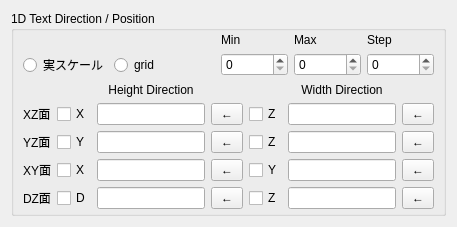
            <widget class="QWidget" name="tab_2">
             <attribute name="title">
              <string>1D Text Setting</string>
             </attribute>
             <layout class="QGridLayout" name="gridLayout_16">
              <item row="1" column="0">
               <spacer name="verticalSpacer">
                <property name="orientation">
                 <enum>Qt::Vertical</enum>
                </property>
                <property name="sizeHint" stdset="0">
                 <size>
                  <width>20</width>
                  <height>0</height>
                 </size>
                </property>
               </spacer>
              </item>
              <item row="0" column="0">
               <widget class="QGroupBox" name="groupBox_1d_text_direction">
                <property name="title">
                 <string>1D Text Direction / Position</string>
                </property>
                <layout class="QGridLayout" name="gridLayout_13">
                 <property name="topMargin">
                  <number>2</number>
                 </property>
                 <property name="bottomMargin">
                  <number>4</number>
                 </property>
                 <item row="0" column="0">
                  <layout class="QGridLayout" name="gridLayout_9">
                   <item row="3" column="1">
                    <widget class="QCheckBox" name="checkBox_1d_yz_y">
                     <property name="text">
                      <string>Y</string>
                     </property>
                    </widget>
                   </item>
                   <item row="4" column="4">
                    <widget class="QCheckBox" name="checkBox_1d_xy_y">
                     <property name="text">
                      <string>Y</string>
                     </property>
                    </widget>
                   </item>
                   <item row="2" column="5">
                    <widget class="QLineEdit" name="le_1d_xz_z">
                     <property name="sizePolicy">
                      <sizepolicy hsizetype="MinimumExpanding" vsizetype="Fixed">
                       <horstretch>0</horstretch>
                       <verstretch>0</verstretch>
                      </sizepolicy>
                     </property>
                     <property name="clearButtonEnabled">
                      <bool>true</bool>
                     </property>
                    </widget>
                   </item>
                   <item row="2" column="3">
                    <widget class="QPushButton" name="pb_add_1d_xz_x">
                     <property name="sizePolicy">
                      <sizepolicy hsizetype="Minimum" vsizetype="Preferred">
                       <horstretch>0</horstretch>
                       <verstretch>0</verstretch>
                      </sizepolicy>
                     </property>
                     <property name="styleSheet">
                      <string notr="true">padding-left: 9px; padding-right: 9px</string>
                     </property>
                     <property name="text">
                      <string>←</string>
                     </property>
                    </widget>
                   </item>
                   <item row="4" column="5">
                    <widget class="QLineEdit" name="le_1d_xy_y">
                     <property name="sizePolicy">
                      <sizepolicy hsizetype="MinimumExpanding" vsizetype="Fixed">
                       <horstretch>0</horstretch>
                       <verstretch>0</verstretch>
                      </sizepolicy>
                     </property>
                     <property name="clearButtonEnabled">
                      <bool>true</bool>
                     </property>
                    </widget>
                   </item>
                   <item row="5" column="6">
                    <widget class="QPushButton" name="pb_add_1d_dz_z">
                     <property name="sizePolicy">
                      <sizepolicy hsizetype="Minimum" vsizetype="Preferred">
                       <horstretch>0</horstretch>
                       <verstretch>0</verstretch>
                      </sizepolicy>
                     </property>
                     <property name="styleSheet">
                      <string notr="true">padding-left: 9px; padding-right: 9px</string>
                     </property>
                     <property name="text">
                      <string>←</string>
                     </property>
                    </widget>
                   </item>
                   <item row="0" column="0" colspan="7">
                    <layout class="QGridLayout" name="gridLayout_12">
                     <item row="0" column="4">
                      <widget class="QLabel" name="label_10">
                       <property name="text">
                        <string>Min</string>
                       </property>
                      </widget>
                     </item>
                     <item row="1" column="2">
                      <widget class="QRadioButton" name="radioButton_1d_cell_scale">
                       <property name="text">
                        <string>grid</string>
                       </property>
                      </widget>
                     </item>
                     <item row="1" column="4">
                      <widget class="QDoubleSpinBox" name="sp_min_1d">
                       <property name="decimals">
                        <number>0</number>
                       </property>
                       <property name="maximum">
                        <double>1000000.000000000000000</double>
                       </property>
                      </widget>
                     </item>
                     <item row="1" column="1">
                      <widget class="QRadioButton" name="radioButton_1d_real_scale">
                       <property name="text">
                        <string>実スケール</string>
                       </property>
                      </widget>
                     </item>
                     <item row="1" column="5">
                      <widget class="QDoubleSpinBox" name="sp_max_1d">
                       <property name="decimals">
                        <number>0</number>
                       </property>
                       <property name="maximum">
                        <double>1000000.000000000000000</double>
                       </property>
                      </widget>
                     </item>
                     <item row="0" column="6">
                      <widget class="QLabel" name="label_12">
                       <property name="text">
                        <string>Step</string>
                       </property>
                      </widget>
                     </item>
                     <item row="1" column="6">
                      <widget class="QDoubleSpinBox" name="sp_step_1d">
                       <property name="decimals">
                        <number>0</number>
                       </property>
                       <property name="maximum">
                        <double>1000000.000000000000000</double>
                       </property>
                      </widget>
                     </item>
                     <item row="0" column="5">
                      <widget class="QLabel" name="label_11">
                       <property name="text">
                        <string>Max</string>
                       </property>
                      </widget>
                     </item>
                     <item row="1" column="3">
                      <spacer name="horizontalSpacer_4">
                       <property name="orientation">
                        <enum>Qt::Horizontal</enum>
                       </property>
                       <property name="sizeHint" stdset="0">
                        <size>
                         <width>40</width>
                         <height>20</height>
                        </size>
                       </property>
                      </spacer>
                     </item>
                    </layout>
                   </item>
                   <item row="3" column="4">
                    <widget class="QCheckBox" name="checkBox_1d_yz_z">
                     <property name="text">
                      <string>Z</string>
                     </property>
                    </widget>
                   </item>
                   <item row="4" column="2">
                    <widget class="QLineEdit" name="le_1d_xy_x">
                     <property name="sizePolicy">
                      <sizepolicy hsizetype="MinimumExpanding" vsizetype="Fixed">
                       <horstretch>0</horstretch>
                       <verstretch>0</verstretch>
                      </sizepolicy>
                     </property>
                     <property name="clearButtonEnabled">
                      <bool>true</bool>
                     </property>
                    </widget>
                   </item>
                   <item row="5" column="0">
                    <widget class="QLabel" name="label_1dz_d">
                     <property name="text">
                      <string>DZ面</string>
                     </property>
                    </widget>
                   </item>
                   <item row="3" column="6">
                    <widget class="QPushButton" name="pb_add_1d_yz_z">
                     <property name="sizePolicy">
                      <sizepolicy hsizetype="Minimum" vsizetype="Preferred">
                       <horstretch>0</horstretch>
                       <verstretch>0</verstretch>
                      </sizepolicy>
                     </property>
                     <property name="styleSheet">
                      <string notr="true">padding-left: 9px; padding-right: 9px</string>
                     </property>
                     <property name="text">
                      <string>←</string>
                     </property>
                    </widget>
                   </item>
                   <item row="5" column="5">
                    <widget class="QLineEdit" name="le_1d_dz_z">
                     <property name="sizePolicy">
                      <sizepolicy hsizetype="MinimumExpanding" vsizetype="Fixed">
                       <horstretch>0</horstretch>
                       <verstretch>0</verstretch>
                      </sizepolicy>
                     </property>
                     <property name="clearButtonEnabled">
                      <bool>true</bool>
                     </property>
                    </widget>
                   </item>
                   <item row="3" column="3">
                    <widget class="QPushButton" name="pb_add_1d_yz_y">
                     <property name="sizePolicy">
                      <sizepolicy hsizetype="Minimum" vsizetype="Preferred">
                       <horstretch>0</horstretch>
                       <verstretch>0</verstretch>
                      </sizepolicy>
                     </property>
                     <property name="styleSheet">
                      <string notr="true">padding-left: 9px; padding-right: 9px</string>
                     </property>
                     <property name="text">
                      <string>←</string>
                     </property>
                    </widget>
                   </item>
                   <item row="2" column="0">
                    <widget class="QLabel" name="label_1d_xz">
                     <property name="text">
                      <string>XZ面</string>
                     </property>
                    </widget>
                   </item>
                   <item row="4" column="3">
                    <widget class="QPushButton" name="pb_add_1d_xy_x">
                     <property name="sizePolicy">
                      <sizepolicy hsizetype="Minimum" vsizetype="Preferred">
                       <horstretch>0</horstretch>
                       <verstretch>0</verstretch>
                      </sizepolicy>
                     </property>
                     <property name="styleSheet">
                      <string notr="true">padding-left: 9px; padding-right: 9px</string>
                     </property>
                     <property name="text">
                      <string>←</string>
                     </property>
                    </widget>
                   </item>
                   <item row="3" column="0">
                    <widget class="QLabel" name="label_1d_yz">
                     <property name="text">
                      <string>YZ面</string>
                     </property>
                    </widget>
                   </item>
                   <item row="4" column="0">
                    <widget class="QLabel" name="label_1d_xy">
                     <property name="text">
                      <string>XY面</string>
                     </property>
                    </widget>
                   </item>
                   <item row="2" column="6">
                    <widget class="QPushButton" name="pb_add_1d_xz_z">
                     <property name="sizePolicy">
                      <sizepolicy hsizetype="Minimum" vsizetype="Preferred">
                       <horstretch>0</horstretch>
                       <verstretch>0</verstretch>
                      </sizepolicy>
                     </property>
                     <property name="styleSheet">
                      <string notr="true">padding-left: 9px; padding-right: 9px</string>
                     </property>
                     <property name="text">
                      <string>←</string>
                     </property>
                    </widget>
                   </item>
                   <item row="2" column="4">
                    <widget class="QCheckBox" name="checkBox_1d_xz_z">
                     <property name="text">
                      <string>Z</string>
                     </property>
                    </widget>
                   </item>
                   <item row="2" column="2">
                    <widget class="QLineEdit" name="le_1d_xz_x">
                     <property name="sizePolicy">
                      <sizepolicy hsizetype="MinimumExpanding" vsizetype="Fixed">
                       <horstretch>0</horstretch>
                       <verstretch>0</verstretch>
                      </sizepolicy>
                     </property>
                     <property name="clearButtonEnabled">
                      <bool>true</bool>
                     </property>
                    </widget>
                   </item>
                   <item row="5" column="4">
                    <widget class="QCheckBox" name="checkBox_1d_dz_z">
                     <property name="text">
                      <string>Z</string>
                     </property>
                    </widget>
                   </item>
                   <item row="5" column="1">
                    <widget class="QCheckBox" name="checkBox_1d_dz_d">
                     <property name="text">
                      <string>D</string>
                     </property>
                    </widget>
                   </item>
                   <item row="3" column="2">
                    <widget class="QLineEdit" name="le_1d_yz_y">
                     <property name="sizePolicy">
                      <sizepolicy hsizetype="MinimumExpanding" vsizetype="Fixed">
                       <horstretch>0</horstretch>
                       <verstretch>0</verstretch>
                      </sizepolicy>
                     </property>
                     <property name="clearButtonEnabled">
                      <bool>true</bool>
                     </property>
                    </widget>
                   </item>
                   <item row="3" column="5">
                    <widget class="QLineEdit" name="le_1d_yz_z">
                     <property name="sizePolicy">
                      <sizepolicy hsizetype="MinimumExpanding" vsizetype="Fixed">
                       <horstretch>0</horstretch>
                       <verstretch>0</verstretch>
                      </sizepolicy>
                     </property>
                     <property name="clearButtonEnabled">
                      <bool>true</bool>
                     </property>
                    </widget>
                   </item>
                   <item row="4" column="6">
                    <widget class="QPushButton" name="pb_add_1d_xy_y">
                     <property name="sizePolicy">
                      <sizepolicy hsizetype="Minimum" vsizetype="Preferred">
                       <horstretch>0</horstretch>
                       <verstretch>0</verstretch>
                      </sizepolicy>
                     </property>
                     <property name="styleSheet">
                      <string notr="true">padding-left: 9px; padding-right: 9px</string>
                     </property>
                     <property name="text">
                      <string>←</string>
                     </property>
                    </widget>
                   </item>
                   <item row="2" column="1">
                    <widget class="QCheckBox" name="checkBox_1d_xz_x">
                     <property name="text">
                      <string>X</string>
                     </property>
                    </widget>
                   </item>
                   <item row="5" column="2">
                    <widget class="QLineEdit" name="le_1d_dz_d">
                     <property name="sizePolicy">
                      <sizepolicy hsizetype="MinimumExpanding" vsizetype="Fixed">
                       <horstretch>0</horstretch>
                       <verstretch>0</verstretch>
                      </sizepolicy>
                     </property>
                     <property name="clearButtonEnabled">
                      <bool>true</bool>
                     </property>
                    </widget>
                   </item>
                   <item row="5" column="3">
                    <widget class="QPushButton" name="pb_add_1d_dz_d">
                     <property name="sizePolicy">
                      <sizepolicy hsizetype="Minimum" vsizetype="Preferred">
                       <horstretch>0</horstretch>
                       <verstretch>0</verstretch>
                      </sizepolicy>
                     </property>
                     <property name="styleSheet">
                      <string notr="true">padding-left: 9px; padding-right: 9px</string>
                     </property>
                     <property name="text">
                      <string>←</string>
                     </property>
                    </widget>
                   </item>
                   <item row="4" column="1">
                    <widget class="QCheckBox" name="checkBox_1d_xy_x">
                     <property name="text">
                      <string>X</string>
                     </property>
                    </widget>
                   </item>
                   <item row="1" column="2">
                    <widget class="QLabel" name="label_2">
                     <property name="text">
                      <string>Height Direction</string>
                     </property>
                     <property name="alignment">
                      <set>Qt::AlignCenter</set>
                     </property>
                    </widget>
                   </item>
                   <item row="1" column="5">
                    <widget class="QLabel" name="label_8">
                     <property name="text">
                      <string>Width Direction</string>
                     </property>
                     <property name="alignment">
                      <set>Qt::AlignCenter</set>
                     </property>
                    </widget>
                   </item>
                  </layout>
                 </item>
                </layout>
               </widget>
              </item>
             </layout>
            </widget>
